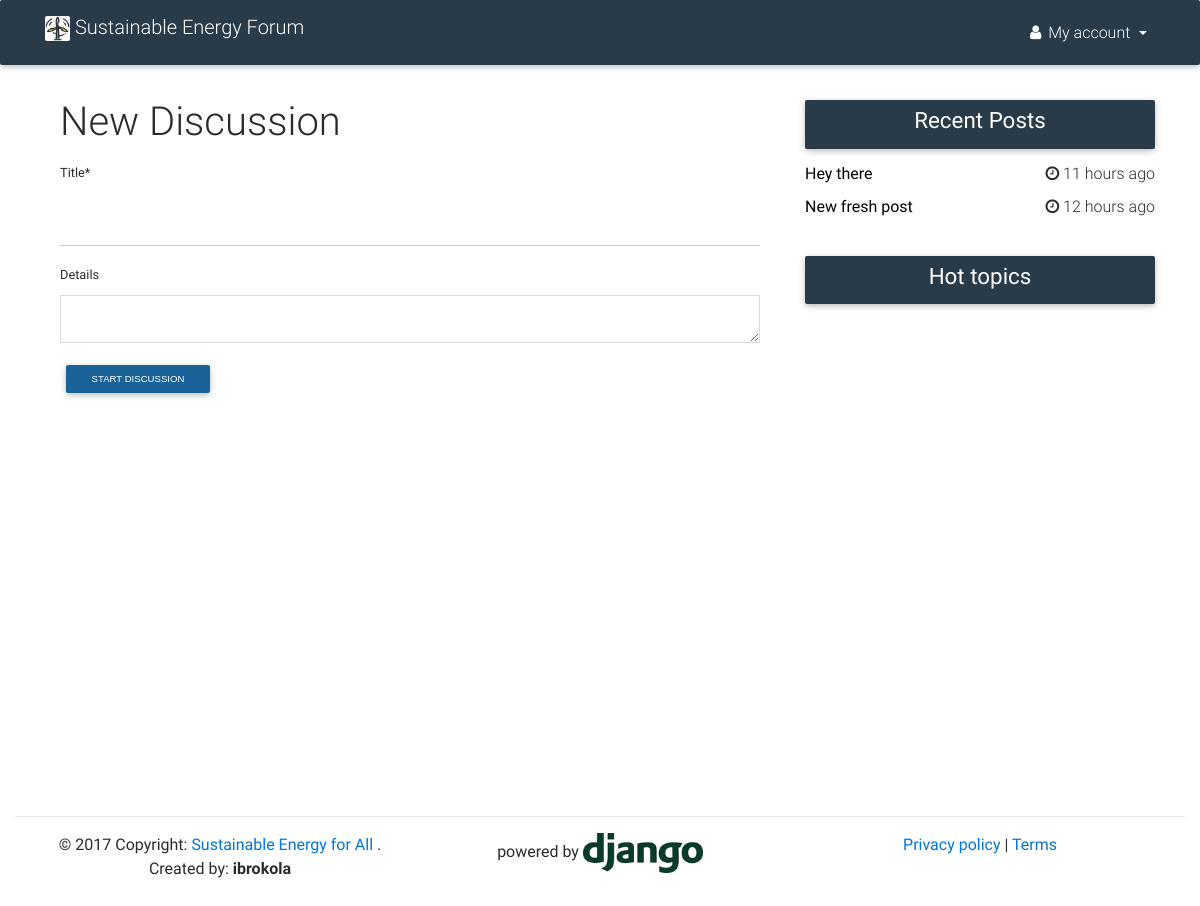
The app's page /forum/start_discussion/ (signed in), older data.
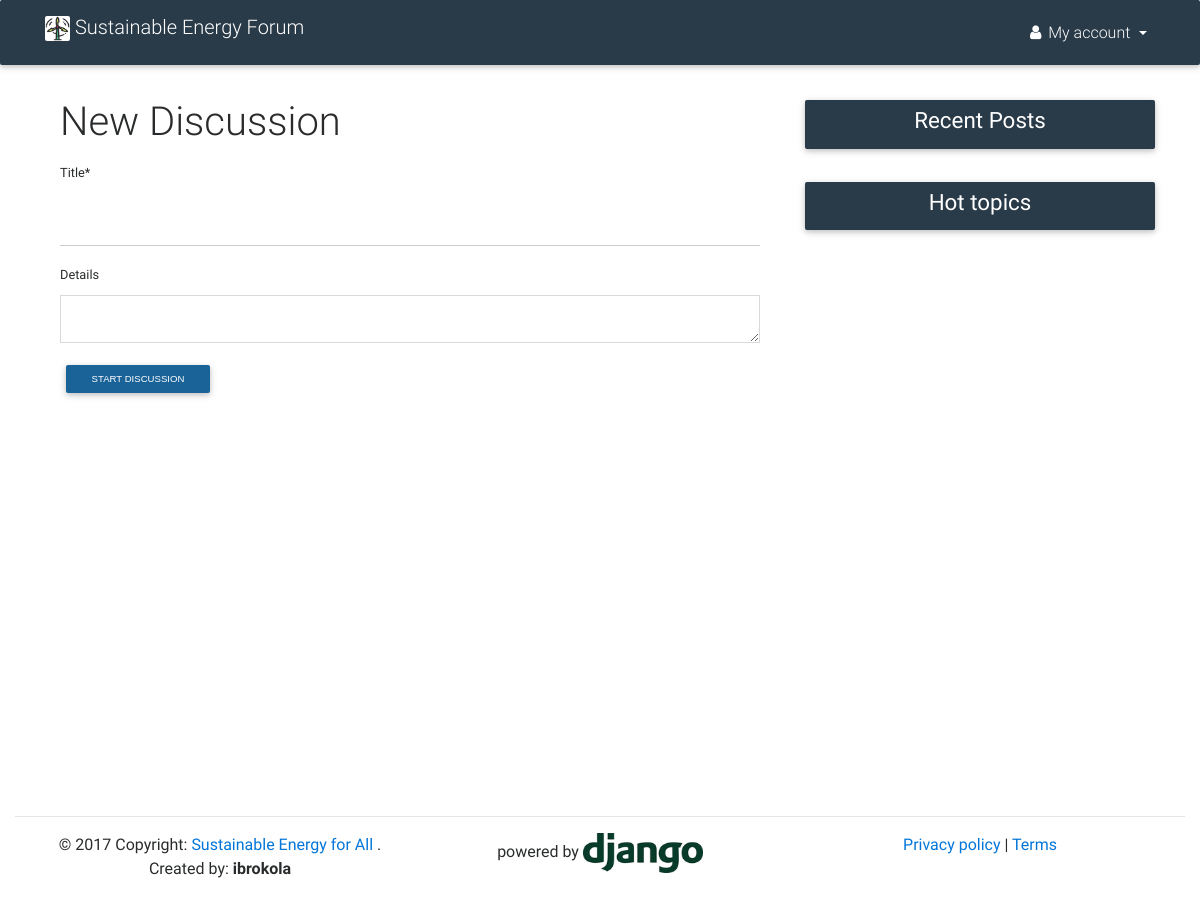
The same page, newer data.
### forum/models.py (models this page shows, shortened)
class Votable(models.Model):
    class Meta:
        abstract = True
    votes = GenericRelation(Vote)
    author = models.ForeignKey(User, on_delete=models.PROTECT)
    upvotes = models.IntegerField(default=0)
    downvotes = models.IntegerField(default=0)
    flags = models.IntegerField(default=0)

class Post(Votable):
    class Meta:
        db_table = "posts"
        index_together = [
            ["submission_time",],
        ]
    objects = PostsManager()
    title = models.CharField(max_length=120)
    slug = models.SlugField(null=True, blank=True)
    text = models.TextField(blank=True)
    submission_time = models.DateTimeField(auto_now_add=True)
    num_comments = models.IntegerField(default=0)
    def get_absolute_url(self):
        return reverse('forum:discussion', kwargs={"post_id": self.pk})
    def __str__(self):
        return self.title

### forum/views.py (the view, shortened to what this page needs)
class StartDiscussionView(LoginRequiredMixin, View):
    def get(self, request, *args, **kwargs):
        user = request.user
        form = StartDiscussionForm(initial={"author": user})
        side1 = Post.objects.filter(num_comments__gte=10)[:5]
        side2 = Post.objects.order_by('-submission_time')[:5]
        template = 'forum/start.html'
        context = {
            "form": form,
            "side1": side1,
            "side2": side2
        }
        return render(request, template, context)

### forum/forms.py (shortened to what this page needs)
class StartDiscussionForm(forms.ModelForm):
    class Meta:
        model = Post
        fields = ['title', 'text']
        labels = {
            'title': 'Title',
            'text': 'Details'
        }
        help_text = {
            'title': 'Title',
            'text': 'Markdown syntax allowed'
        }

### templates/forum/start.html (shortened to what this page needs)
{% extends 'base.html' %}
{% load crispy_forms_tags %}
{% block content %}
<div class="container-fluid" style="padding-top: 100px;"></div>
<div class="container">
    <div class="row">
        <div class="col-sm-8">
            <div class="col-sm-12">
                <h1 class="h1-responsive">New Discussion</h1>
                <form method="post">
                    {% csrf_token %} {{ form|crispy }}
                    <button type="submit" class="btn btn-default btn-sm">Start Discussion</button>
                </form>
            </div>
        </div>
        <div class="col-sm-4">
            {% include "forum/snippet/sidebar.html" with side1=side1 side2=side2 %}
        </div>
    </div>
</div>
{% endblock %}

### templates/base.html (shortened to what this page needs)
{% load static %}
<!DOCTYPE html>
<html lang="en">
<head>
    <link rel="stylesheet" href="https://maxcdn.bootstrapcdn.com/font-awesome/4.6.0/css/font-awesome.min.css">
    <link href="{% static 'css/bootstrap.min.css' %}" rel="stylesheet">
    <link href="{% static 'css/mdb.css' %}" rel="stylesheet">
    <link href="{% static 'css/main.css' %}" rel="stylesheet">
</head>
<body class="mdb-skin">
    <header>
        {% include 'navbar.html' %}
    </header>
    <main>
        <div class="" style="min-height: 800px;">
            {% block content %}{% endblock %}
        </div>
    </main>
    <footer>
        {% include 'footer.html' %}
    </footer>
</body>
</html>

### templates/navbar.html (shortened to what this page needs)
{% load static %}
<nav class="navbar fixed-top navbar-toggleable-md navbar-dark scrolling-navbar">
    <div class="container">
        <a class="navbar-brand" href="/">
            <h5><img src="{% static 'img/logo/logo3.png' %}" class="d-inline-block align-top" alt="S.E.F" width="25" height="25"> Sustainable Energy Forum</h5>
        </a>
        <div class="collapse navbar-collapse" id="navbarNav">
            <ul class="navbar-nav nav-flex-icons">
            <li class="nav-item dropdown">
                <a class="nav-link dropdown-toggle" href="#" id="navbarDropdownMenuLink" data-toggle="dropdown" aria-haspopup="true" aria-expanded="false">
                    <i class="fa fa-user"></i> <span class="hidden-sm-down">My account</span>
                </a>
            </li>
            </ul>
        </div>
    </div>
</nav>

### templates/forum/snippet/sidebar.html (shortened to what this page needs)
{% load humanize %}
<section class="section widget-content wow fadeIn" data-wow-delay="0.3s">
    <nav class="navbar navbar-dark sidebar-heading">
        <div class="flex-center">
            <h4 class="h4-responsive white-text">Recent Posts</h4>
        </div>
    </nav>
    <div class="single-post">
        <div class="row">
            <div class="col-12">
                {% for item in side2 %}
                    <h6><b><a href="{{ item.get_absolute_url }}"><span class="text-black" style="text-decoration:none; color:black;">{{ item|truncatechars:25 }}</span></a></b> <span class="float-right"><i class="fa fa-clock-o"></i> {{ item.submission_time | naturaltime }}</span></h6>
                {% endfor %}
            </div>
        </div>
    </div>
</section>
<section class="section widget-content wow fadeIn" data-wow-delay="0.3s">
    <nav class="navbar navbar-dark sidebar-heading">
        <div class="flex-center">
            <h4 class="h4-responsive white-text">Hot topics</h4>
        </div>
    </nav>
    <div class="single-post">
        <div class="row">
            <div class="col-12">
            </div>
        </div>
    </div>
</section>

### templates/footer.html
{% load static %}
<div class="container-fluid">
	<hr>
	<div class="footer-copyright" style="padding-bottom:40px;">
	    <div class="container text-center">
			<div class="row">
				<div class="col-sm-4">
	    		    <span class="justity-content-start">© 2017 Copyright: <a href=""> Sustainable Energy for All</a> . Created by: <b>ibrokola</b></span>
				</div>
				<div class="col-sm-4">
				    <span class="justify-content-center">powered by <img src="{% static 'img/logo/logo4.png' %}" alt="" width="120" height="40"></span>
				</div>
				<div class="col-sm-4">
				    <span class="justify-content-end"><a href="">Privacy policy</a> | <a href="">Terms</a></span>
				</div>
			</div>
		</div>
	</div>
</div>

### static/css/main.css (style rules this page uses)
h1 { font-size: 2rem; margin-top: 0; margin-bottom: 1rem; }

Row changes from the older to the newer data that the page shows:
removed Post: title "Hey there", submission_time "11 hours ago"
removed Post: title "New fresh post", submission_time "12 hours ago"
